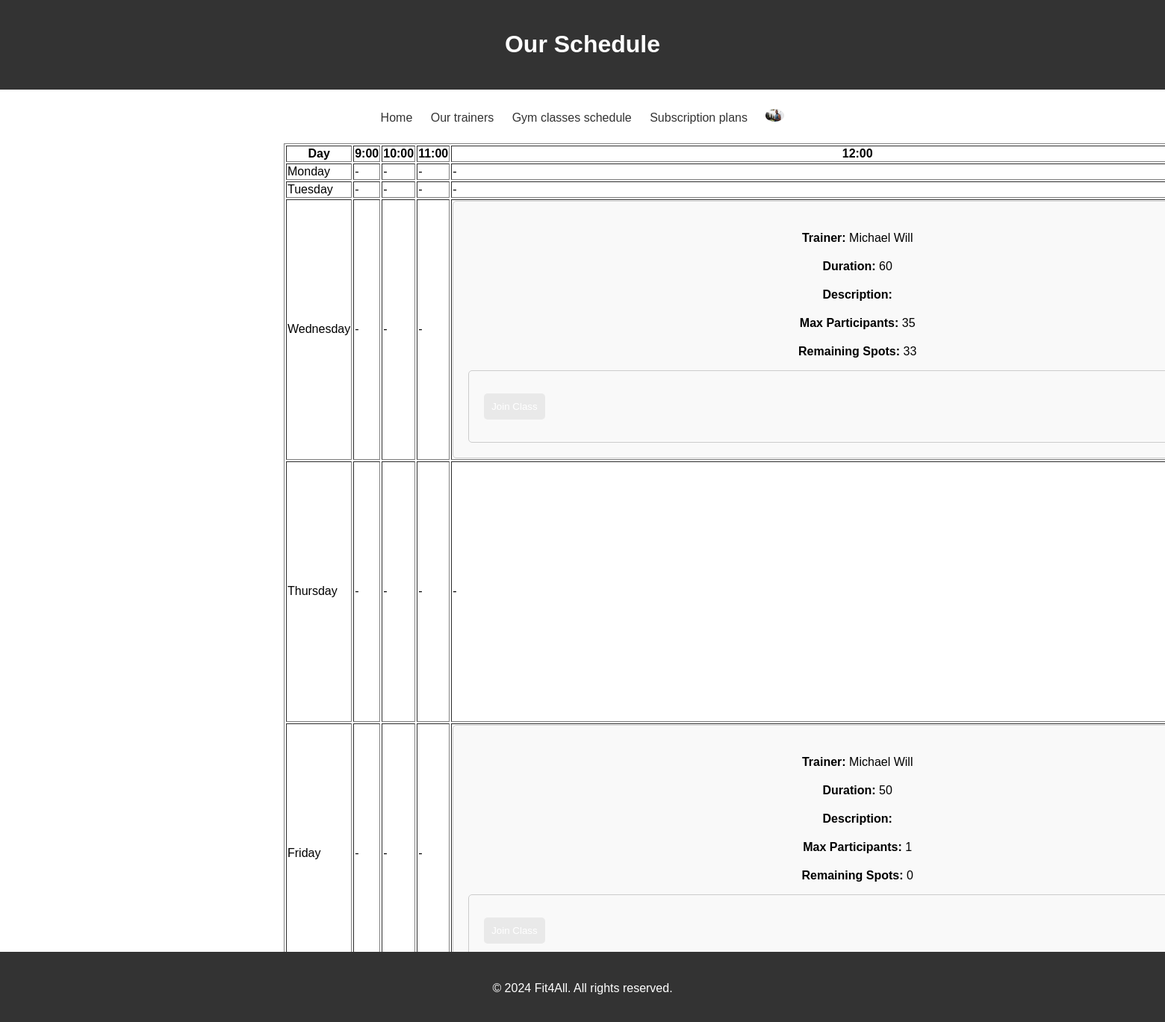
The page /classes-schedule/ (signed in) on the database as committed earlier.
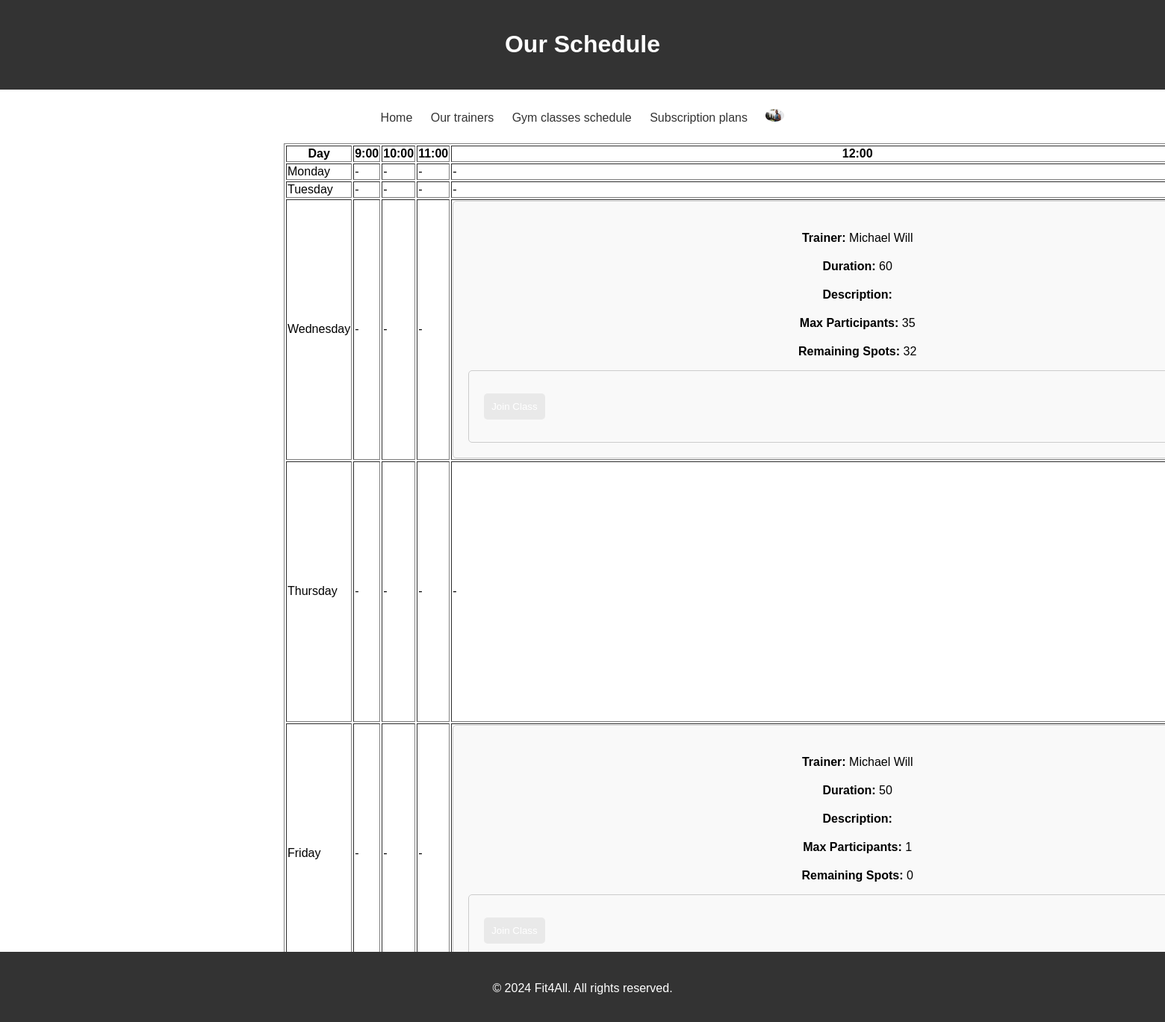
The same page on the database as committed later.
### gestione_palestra/models.py (models this page shows)
class User(AbstractUser):
    is_manager = models.BooleanField(default=False)
    is_instructor = models.BooleanField(default=False)
    class Meta:
        verbose_name = _('user')
        verbose_name_plural = _('users')

class TrainerProfile(models.Model):
    user = models.OneToOneField(User, on_delete=models.CASCADE)
    gender_choices = [
        ('M', 'Male'),
        ('F', 'Female'),
    ]
    gender = models.CharField(max_length=1, choices=gender_choices, null=False, blank=True)
    first_name = models.CharField(max_length=100, null=False,blank=True)
    last_name = models.CharField(max_length=100, null=False,blank=True)
    date_of_birth = models.DateField(null=False,blank=True,default=date.today)
    certifications = models.FileField(blank=True)
    profile_picture = models.ImageField(upload_to='profile_pictures/', null=True, blank=True)
    fitness_goals = models.ManyToManyField(FitnessGoal, blank=True)  # Cambio qui
    pt_photo = models.ImageField(upload_to='pt_images/', null=True, blank=True)

class GroupTraining(models.Model):
    trainer = models.ForeignKey(TrainerProfile, on_delete=models.CASCADE)
    DAY_CHOICES = [
        ('Monday', 'Monday'),
        ('Tuesday', 'Tuesday'),
        ('Wednesday', 'Wednesday'),
        ('Thursday', 'Thursday'),
        ('Friday', 'Friday'),
        ('Saturday', 'Saturday'),
        ('Sunday', 'Sunday'),
    ]
    day = models.CharField(max_length=10, choices=DAY_CHOICES)
    START_HOUR_CHOICES = [
        (9, '9:00'),
        (10, '10:00'),
        (11, '11:00'),
        (12, '12:00'),
        (13, '13:00'),
        (14, '14:00'),
        (15, '15:00'),
        (16, '16:00'),
        (17, '17:00'),
        (18, '18:00'),
    ]
    start_hour = models.PositiveSmallIntegerField(choices=START_HOUR_CHOICES)
    duration = models.PositiveIntegerField()  # Durata in minuti
    training_type = models.CharField(max_length=10, choices=[(goal.id, goal.name) for goal in FitnessGoal.objects.all()])
    max_participants = models.PositiveIntegerField()
    total_partecipants = models.PositiveIntegerField(default=0)
    title = models.TextField()
    image = models.ImageField(upload_to='group-classes/', null=True, blank=True)

### gestione_palestra/views.py (the view, shortened to what this page needs)
# urls.py: path('classes-schedule/', views.GymClassesView.as_view(), name='classes-schedule'),
class GymClassesView(View):
    def get(self, request):
        classes = models.GroupTraining.objects.all()
        schedule = {}
        for day in context_processors.week_days:
            schedule[day] = {}
        for class_instance in classes:
            schedule[class_instance.day][class_instance.start_hour] = class_instance
        return render(request=request, template_name="classes-schedule.html", context={'schedule': schedule})

### gestione_palestra/context_processors.py (called while the page is built)
def global_context(request):
    plans = models.SubscriptionPlan.objects.all()
    fitness_goals_choices = models.FitnessGoal.objects.all()
    fitness_goals = [(goal.id, goal.name) for goal in fitness_goals_choices]
    for plan in plans:
        plan.discounted_price = plan.monthly_price - plan.age_discount
    context =   {
                    'gym_name': 'Fit4All',
                    'now': datetime.date.today,
                    'subscription_plans':plans,
                    'fitness_goals':fitness_goals,
                    'days':week_days,
                    'hours':range(9,19)
                }
    return context

### gestione_palestra/templatetags/custom_filters.py (called while the page is built)
@register.filter(name='subtract')
def subtract(value, arg):
    return value - arg

### templates/classes-schedule.html (shortened to what this page needs)
{% extends "base.html" %}
{% load custom_filters %}
{% block header %} Our Schedule {% endblock header %}
{% block content %}
<div style="margin:auto; max-width:800px;">
    <table border="1" style="margin:auto;">
        <tr>
            <th>Day</th>
            {% for hour in hours %}
                <th>{{ hour }}:00</th>
            {% endfor %}
        </tr>
        {% for day, hours_data in schedule.items %}
        <tr>
            <td>{{ day }}</td>
            {% for hour in hours %}
                {% if hour in hours_data.keys %}
                    <td>
                        {% for course in hours_data.values %}
                        <div class="trainer-card">
                            <div class="trainer-details">
                                <p><strong>Trainer:</strong> {{ course.trainer.first_name}} {{ course.trainer.last_name}}</p>
                                <p><strong>Duration:</strong> {{ course.duration }}</p>
                                <p><strong>Description:</strong> {{ course.title }}</p>
                                <p><strong>Max Participants:</strong> {{ course.max_participants }}</p>
                                <p><strong>Remaining Spots:</strong> {{ course.max_participants|subtract:course.total_partecipants }}</p>
                                <form method="post" class="hidden">{% csrf_token %}<input type="hidden" name="class_id" value="{{ course.id }}"><button type="submit">Join Class</form>
                            </div>
                        </div>
                        {% endfor %}
                    </td>
                {% else %}
                    <td> - </td>
                {% endif %}
            {% endfor %}
        </tr>
        {% endfor %}
    </table>
</div>
{% endblock %}

### templates/base.html (shortened to what this page needs)
{% load static %}
<!DOCTYPE html>
<html lang="en">
<head>
  <link rel="stylesheet" href="{% static 'css/style.css' %}">
</head>
<body>
<header>
  <h1>{% block header %} {% endblock header %} </h1>
</header>
{% include "navbar.html" %}
{% block content %}
{% endblock content %}
{% include "footer.html" %}
</body>
</html>

### templates/navbar.html (shortened to what this page needs)
{% load static %}
<nav>
  <ul>
    <li><a href="{% url 'homepage' %}">Home</a></li>
    <li><a href="{% url 'trainer-list' %}">Our trainers</a></li>
    <li><a href="{% url 'classes-schedule' %}">Gym classes schedule</a></li>
    <li><a href="{% url 'subscription-plans' %}">Subscription plans</a></li>
    {% if request.user.is_authenticated %}
    <li>
      <div class="profile-container">
        <button id="profile-button" onclick="toggleUserMenu()" style="border: none; background: none; padding: 0; max-width: 25px; border-radius: 30%;">
          {% if request.user.userprofile.profile_picture %}
          <img src="{{ request.user.userprofile.profile_picture.url }}" alt="Profile Image" style="width: 100%; height: auto; border-radius: 50%;">
          {% elif request.user.trainerprofile.profile_picture %}
          <img src="{{ request.user.trainerprofile.profile_picture.url }}" alt="Profile Image" style="width: 100%; height: auto; border-radius: 50%;">
          {% else %}
          <img src="{% static 'img/default_profile_image.png' %}" alt="Profile Image" style="width: 100%; height: auto; border-radius: 50%;">
          {% endif %}
      </button>
      </div>
    </li>
    {% else %}
    <li><a href="{% url 'login' %}">Login</a></li>
    {% endif %}
  </ul>
</nav>

### templates/footer.html
<div class="footer">
    <p>&copy; 2024 {{ gym_name }}. All rights reserved.</p>
</div>

### static/css/style.css (style rules this page uses)
.profile-container { position: relative; display: inline-block; }
html, body { height: 100%; }
body { font-family: Arial, sans-serif; margin: 0; padding: 0; display: flex; flex-direction: column; }
img { width: 20px; height: auto; }
.trainer-card { display: inline-block; padding: 20px; border: 1px solid #ccc; border-radius: 5px; background-color: #f9f9f9; }
form { width: 1000px; padding: 20px; border: 1px solid #ccc; border-radius: 5px; background-color: #f9f9f9; }
header { background-color: #333; color: #fff; text-align: center; padding: 20px 0; }
.footer { position: fixed; z-index: 1; bottom: 0; left: 0; width: 100%; background-color: #333; color: #fff; padding: 20px 0; text-align: center; }
label, input, button { display: block; margin-bottom: 10px; margin-top: 10px; }
nav ul { list-style-type: none; padding: 0; text-align: center; }
nav ul li { display: inline; width: 100px; margin: 0 10px; }
nav ul li a { color: #333; text-decoration: none; }
button { padding: 10px; background-color: #e9e9e9; color: #fff; border: none; border-radius: 5px; cursor: pointer; }
p { margin-top: 20px; text-align: center; }

Rows that differ between the two databases and show on the page:
changed GroupTraining "Wednesday": max_participants|subtract "33" → "32"
